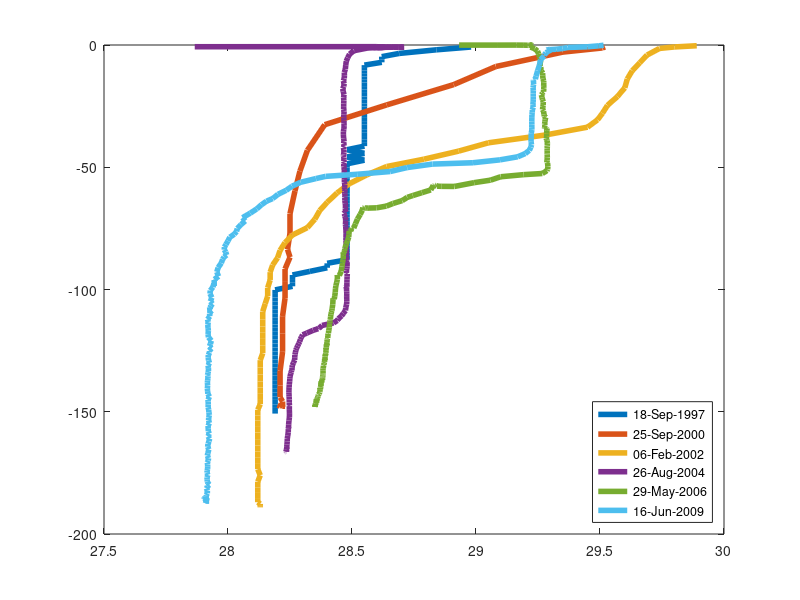

Write MATLAB code to recreate this figure.
load CTDs_observation.mat CTDs
load CTDs_datestr.mat obs_datestr

CTD_fields = fieldnames(CTDs);
CTD_fieldValue = struct2cell(CTDs);

figure
for i = 1 : length(CTD_fields)
    data =  CTDs.(CTD_fields{i}); % data of the selected year, n x 3 array
    CTD_depth = -data(:,1);
    CTD_temp = data(:,2);
    
    plot(CTD_temp, CTD_depth, 'LineWidth', 4); %axis ij
    hold on
end
legend(obs_datestr, 'Location', 'southeast')